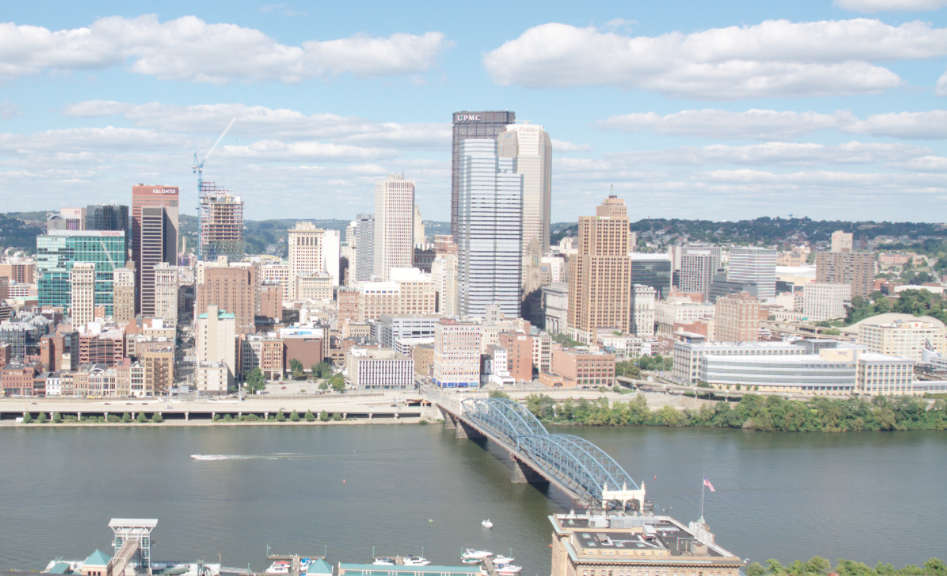
%> input picture data/incline_L.png, 947 x 576 px
$ octave testPanoramas.m   (GNU Octave 9; MATLAB toolbox functions it lacks are replaced by stand-ins)
%> lines starting %> are read from the running program, lines starting %| are printed output that depends on the picture
### matlab/createGaussianPyramid.m
function [GaussianPyramid] = createGaussianPyramid(im, sigma0, k, levels)
% function [GaussianPyramid] = createGaussianPyramid(im, sigma0, k, levels)
%%Produces Gaussian Pyramid
% inputs
% im - a grayscale image with range 0 to 1
% sigma0 - the standard deviation of the blur at level 0
% k - the multiplicative factor of sigma at each level, where sigma=sigma_0 k^l
% levels - the levels of the pyramid where the blur at each level is
% sigma=sgima0 k^l
% outputs
% A matrix of grayscale images of size (size(im),numel(levels))
%

%im = im2double(im);
if size(im,3)==3
    im= rgb2gray(im);
end

GaussianPyramid = zeros([size(im),length(levels)]);
for i = 1:length(levels)
    sigma_ = sigma0*k^levels(i);
    h = fspecial('gaussian',floor(3*sigma_*2)+1,sigma_);
    GaussianPyramid(:,:,i) = imfilter(im,h);
end

### matlab/DoGdetector.m
function [locs, GaussianPyramid] = DoGdetector(im, sigma0, k, levels, th_contrast,th_r)
%UNTITLED Summary of this function goes here
%   Detailed explanation goes here
      GaussianPyramid = createGaussianPyramid(im, sigma0, k, levels);
      [DoGPyramid, DoGLevels] = createDoGPyramid(GaussianPyramid, levels);
      PrincipalCurvature = computePrincipalCurvature(DoGPyramid);
      locs = getLocalExtrema(DoGPyramid, DoGLevels, PrincipalCurvature, th_contrast, th_r);
end

### matlab/getLocalExtrema.m
function locs = getLocalExtrema(DoGPyramid, DoGLevels, PrincipalCurvature,th_contrast, th_r)
%UNTITLED7 Summary of this function goes here
%   Detailed explanation goes here

[ind] = find((abs(DoGPyramid)>th_contrast)&(PrincipalCurvature<th_r)&(PrincipalCurvature>0));
[y,x,z] = ind2sub(size(DoGPyramid),ind);
locs = zeros(size(y,1),3);
ind = 1;
for i = 1:size(locs,1)
    if z(i) == 1 || z(i) == size(DoGPyramid,3)
        continue;
    end
    if 1 < x(i) && x(i) < size(DoGPyramid,2) && 1 < y(i) && y(i) < size(DoGPyramid,1)
       max_extrame = imregionalmax(DoGPyramid(y(i)-1:y(i)+1,x(i)-1:x(i)+1,z(i)));
       min_extrame = imregionalmin(DoGPyramid(y(i)-1:y(i)+1,x(i)-1:x(i)+1,z(i)));
        if ( isequal(max_extrame,[0,0,0;0,1,0;0,0,0]) || isequal(min_extrame,[0,0,0;0,1,0;0,0,0])) && ...
                (DoGPyramid(y(i),x(i),z(i)) >= max(DoGPyramid(y(i),x(i),z(i)-1),DoGPyramid(y(i),x(i),z(i)+1)) ||...
                DoGPyramid(y(i),x(i),z(i)) <= min(DoGPyramid(y(i),x(i),z(i)-1),DoGPyramid(y(i),x(i),z(i)+1)))
            locs(ind,:) = [x(i),y(i),z(i)]; ind = ind + 1;
        end
    end
end
 locs = locs(1:ind,:);
end

### matlab/computeBrief.m
function  [locs,desc] = computeBrief(im, locs, levels, compareX, compareY)
%UNTITLED3 Summary of this function goes here
%   Detailed explanation goes here
    patchWidth = 9;nbits = 256;
    border = size(im);
    tmp = locs(:,1); tmp(tmp<1 | tmp>(border(2) - patchWidth + 1)) = -1;
    locs(:,1) = tmp;
    tmp = locs(:,2); tmp(tmp<1 | tmp>(border(1) - patchWidth + 1)) = -1;
    locs(:,2) = tmp;
    ind = find(locs(:,1) == -1 | locs(:,2) == -1);
    locs(ind,:) = [];
    desc = zeros(size(locs,1),nbits);

    for i = 1:size(locs,1)
        row = locs(i,2);col = locs(i,1);
        patch = reshape(im(row:row+patchWidth-1,col:col+patchWidth-1),[],1);
        desc(i,:) = (patch(compareX) > patch(compareY))';
    end


end

### matlab/briefLite.m
function   [locs, desc] = briefLite(im)
%UNTITLED5 Summary of this function goes here
%   Detailed explanation goes here
    load('./parameters.mat');
    [locs, GaussianPyramid] = DoGdetector(im, sigma0, k, levels, thetaC,thetaR-4);
%     patchWidth = 9; nbits = 256;
%     %[compareX, compareY] = makeTestPattern(patchWidth, nbits);
    load('./testPattern.mat');
    [locs,desc] = computeBrief(im, locs, levels, compareX, compareY);
end

### matlab/briefMatch.m
function [matches] = briefMatch(desc1, desc2, ratio)
%function [matches] = briefMatch(desc1, desc2 [,ratio] )
%
% Performs the descriptor matching
% inputs  : desc1 , desc2 - m1 x n and m2 x n matrix. m1 and m2 are the number of keypoints in image 1 and 2.
%						    n is the number of bits in the brief
% outputs : matches - p x 2 matrix. where the first column are indices into desc1 and the second column are indices into desc2
%
% The suppression process will select the discriminative matches.
% For more information about the suprression of the match, please refret to [1]
%
%[1]Michael Calonder, Vincent Lepetit, Christoph Strecha, and Pascal Fua. BRIEF : Binary Robust Independent Elementary Features . ECCV, 2010

if nargin<3 %default value for ratio
    ratio = .8;
end

% compute the pairwise Hamming distance
[D,I] = pdist2(desc2,desc1,'hamming','Smallest',2);
ix = 1:size(desc1,1);

% suprress match between descriptors that are not distriminative.
r = D(1,:)./D(2,:);
ix = ix(r < ratio | isnan(r));
I2 = I(1,r < ratio | isnan(r));

%output
matches = [ix' I2'];


end

### matlab/computePrincipalCurvature.m
function PrincipalCurvature = computePrincipalCurvature(DoGPyramid)
%UNTITLED6 Summary of this function goes here
%   Detailed explanation goes here
    [dx,dy] = gradient(DoGPyramid);
    [dxx,dxy] = gradient(dx);
    [dyx,dyy] = gradient(dy);
     R = (dxx+dyy).^2./(dxx.*dyy - dxy.*dyx);
     PrincipalCurvature = R;
end

### matlab/createDoGPyramid.m
function [DoGPyramid, DoGLevels] = createDoGPyramid(GaussianPyramid, levels)
%UNTITLED5 Summary of this function goes here
%   Detailed explanation goes here
    tmp = GaussianPyramid; tmp(:,:,2:end) = GaussianPyramid(:,:,1:end-1);
    GaussianPyramid(:,:,1) = GaussianPyramid(:,:,1);
    DoGPyramid = GaussianPyramid - tmp;
    DoGPyramid = DoGPyramid(:,:,2:end);
    DoGLevels = levels(2:end);

end

### matlab/testPanoramas.m
%%testPanoramas
im1_C = im2double(imread('../data/incline_L.png'));
im2_C = im2double(imread('../data/incline_R.png'));
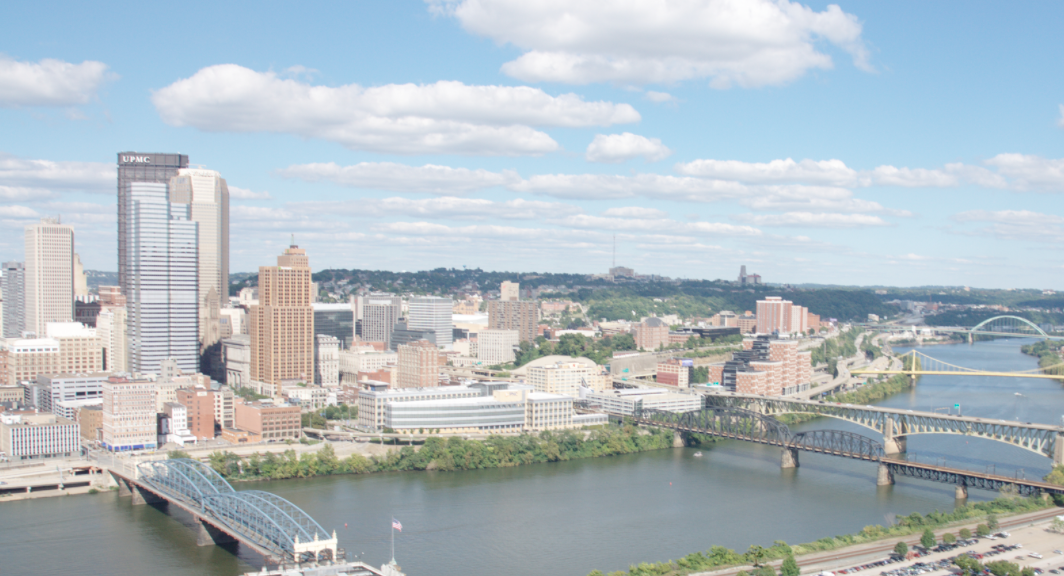
%> input picture data/incline_R.png, 1064 x 576 px
im1 = rgb2gray(im2double(imread('../data/incline_L.png')));
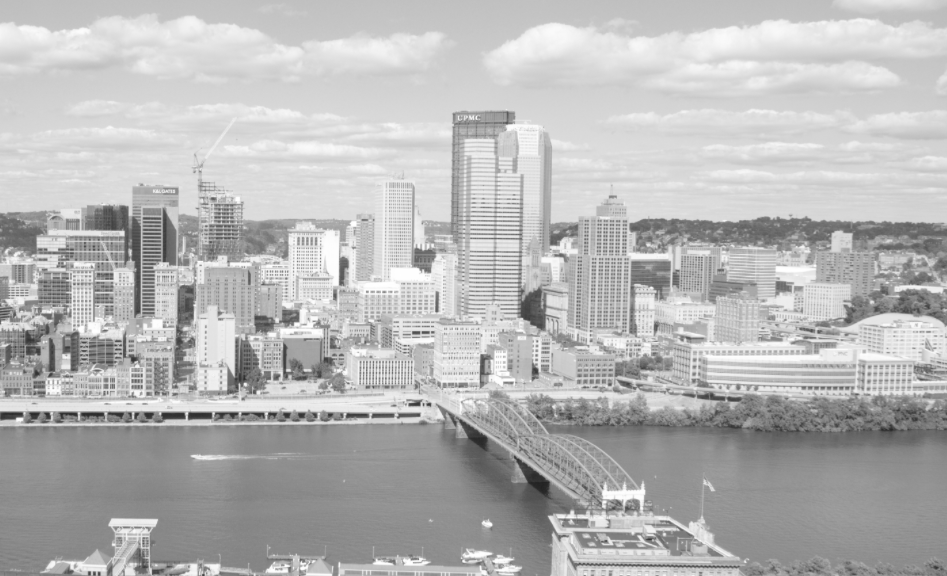
%> im1: size 576x947 double; min 0.135, max 1, mean 0.72
im2 = rgb2gray(im2double(imread('../data/incline_R.png')));
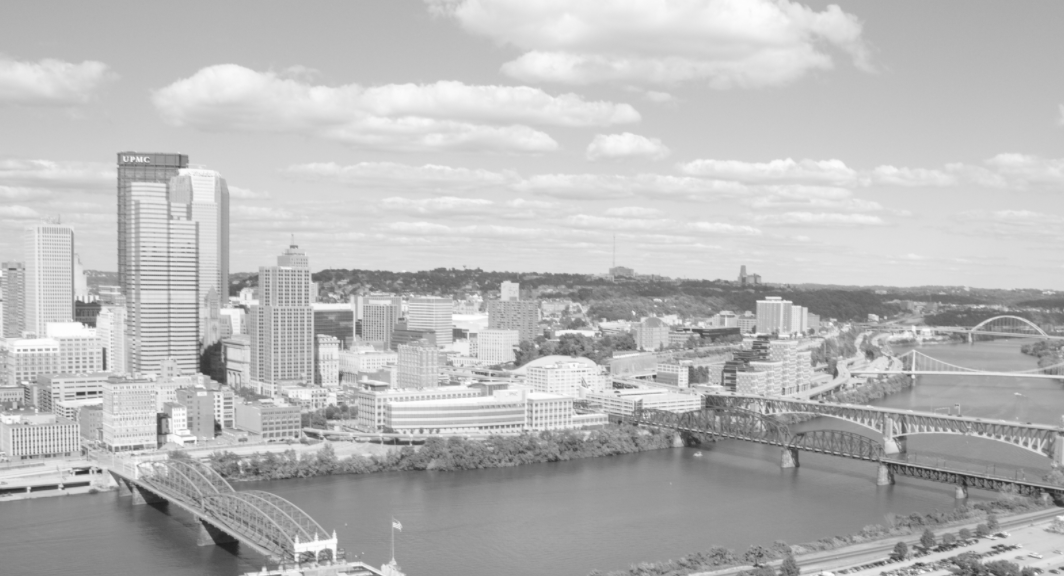
%> im2: size 576x1064 double; min 0.122, max 1, mean 0.729
[locs1, desc1] = briefLite(im1);
%> in DoGdetector, `[DoGPyramid, DoGLevels] = createDoGPyramid(GaussianPyramid, levels);`: DoGLevels = [0 1 2 3 4]
%> in getLocalExtrema, `[ind] = find((abs(DoGPyramid)>th_contrast)&(PrincipalCurvature<th_r)&(..`: ind = 49729 values from 20 to 2727358
%> after the loop in getLocalExtrema, `for i = 1:size(locs,1)`: ind = 3190; max_extrame = [false false false; false false false; false false true]; min_extrame = [true false false; false false false; false false false]
%> in computeBrief, `tmp = locs(:,1)`: tmp = 3190 values, max 946 at index 1603, min 0 at index 3190, mean 440.4
%> in computeBrief, `tmp = locs(:,2)`: tmp = 3190 values, max 575 at index 17, min 0 at index 3190, mean 351.5
%> in computeBrief, `ind = find(locs(:,1) == -1 | locs(:,2) == -1);`: ind = 181 values from 17 to 3190
%> in computeBrief, `desc = zeros(size(locs,1),nbits);`: desc: size 3009x256 double; every value is 0
%> the loop in computeBrief, `for i = 1:size(locs,1)` made 3009 passes
%> (row, col) on passes 1 to 3: (2, 2), (220, 2), (231, 2)
%> after the loop in computeBrief, `for i = 1:size(locs,1)`:
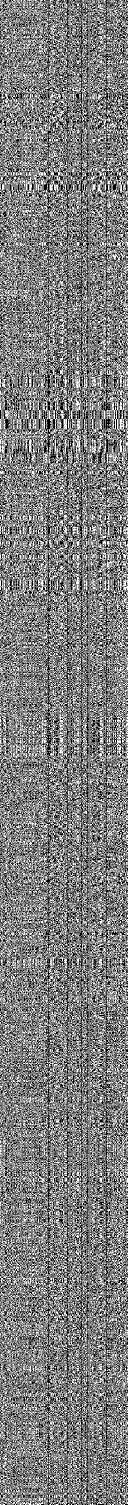
%> desc: size 3009x256 double (shown at 1/2 size); values 0 (black) and 1 (white), 49.2% white in thin lines or dots
[locs2, desc2] = briefLite(im2);
%> in getLocalExtrema (call 2), `locs = locs(1:ind,:);`: locs = 2355 rows, first 12: [2 2 2; 2 276 2; 2 280 2; 2 304 2; 2 358 2; 2 362 2; 2 376 2; 2 401 2; 2 406 2; 2 453 2; 2 458 2; 2 481 2]
%> call 2 of computeBrief, with levels = [-1 0 1 2 3 4]
%> in computeBrief (call 2), `tmp = locs(:,1)`: tmp = 2355 values, max 1063 at index 1083, min 0 at index 2355, mean 500.4
%> in computeBrief (call 2), `tmp = locs(:,2)`: tmp = 2355 values, max 575 at index 13, min 0 at index 2355, mean 390.8
%> in computeBrief (call 2), `ind = find(locs(:,1) == -1 | locs(:,2) == -1);`: ind = 114 values from 13 to 2355
%> in computeBrief (call 2), `desc = zeros(size(locs,1),nbits);`: desc: size 2241x256 double; every value is 0
%> the loop in computeBrief (call 2), `for i = 1:size(locs,1)` made 2241 passes
%> (row, col) on passes 1 to 3: (2, 2), (276, 2), (280, 2)
%> after the loop in computeBrief (call 2), `for i = 1:size(locs,1)`:
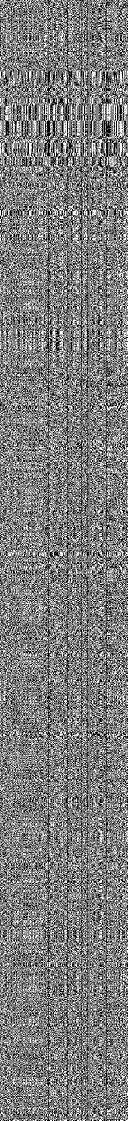
%> desc: size 2241x256 double (shown at 1/2 size); values 0 (black) and 1 (white), 49% white in thin lines or dots
%> in briefLite (call 2), `[locs,desc] = computeBrief(im, locs, levels, compareX, compareY);`: locs = 2241 rows, first 12: [2 2 2; 2 276 2; 2 280 2; 2 304 2; 2 358 2; 2 362 2; 2 376 2; 2 401 2; 2 406 2; 2 453 2; 2 458 2; 2 481 2]
%> locs2 has the same summary as locs in briefLite
%> the run ends on the next line
[matches] = briefMatch(desc1, desc2);
